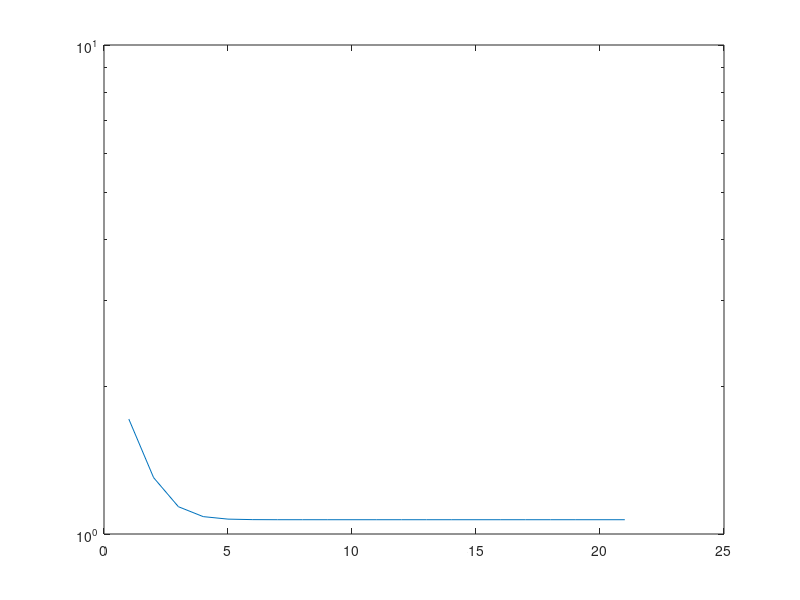

Reproduce this figure in MATLAB.
n=0:20  %n soll von 0 bis 10 laufen
approx = nan(size(n));  %definiere Array approx und fülle size(n) Plätze mit nan
err = nan(size(n));


for k=1:length(n)   %k ist hier die Laufvariable, die bis length(n) läuft
    approx(k) = (sum(arrayfun(@(i) 1/factorial(i), 0:n(k))))^(1/2);
    err(k) = abs(exp(1) - approx(k));
end


semilogy(err);
disp('x~ :');
disp(approx(length(n)));
disp('--------');
disp('Abs Fehler: ');
disp(abs(approx(length(n)) - exp(1)));


%dieses Beispiel ist aus der Präsentation Folie 17